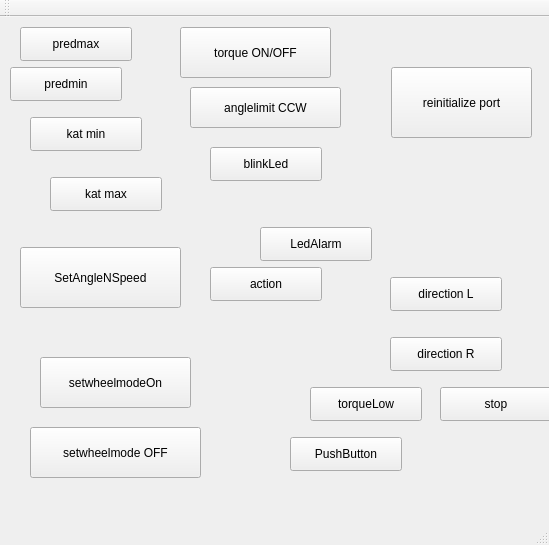
<?xml version="1.0" encoding="UTF-8"?>
<ui version="4.0">
 <class>MainWindow</class>
 <widget class="QMainWindow" name="MainWindow">
  <property name="geometry">
   <rect>
    <x>0</x>
    <y>0</y>
    <width>549</width>
    <height>545</height>
   </rect>
  </property>
  <property name="windowTitle">
   <string>MainWindow</string>
  </property>
  <widget class="QWidget" name="centralWidget">
   <widget class="QPushButton" name="pushButtonVMax">
    <property name="geometry">
     <rect>
      <x>20</x>
      <y>10</y>
      <width>112</width>
      <height>34</height>
     </rect>
    </property>
    <property name="text">
     <string>predmax</string>
    </property>
   </widget>
   <widget class="QPushButton" name="pushButtonVmin">
    <property name="geometry">
     <rect>
      <x>10</x>
      <y>50</y>
      <width>112</width>
      <height>34</height>
     </rect>
    </property>
    <property name="text">
     <string>predmin</string>
    </property>
   </widget>
   <widget class="QPushButton" name="pushButtonAngleMIN">
    <property name="geometry">
     <rect>
      <x>30</x>
      <y>100</y>
      <width>112</width>
      <height>34</height>
     </rect>
    </property>
    <property name="text">
     <string>kat min</string>
    </property>
   </widget>
   <widget class="QPushButton" name="pushButtonAngleMax">
    <property name="geometry">
     <rect>
      <x>50</x>
      <y>160</y>
      <width>112</width>
      <height>34</height>
     </rect>
    </property>
    <property name="text">
     <string>kat max</string>
    </property>
   </widget>
   <widget class="QPushButton" name="pushButton_torque">
    <property name="geometry">
     <rect>
      <x>180</x>
      <y>10</y>
      <width>151</width>
      <height>51</height>
     </rect>
    </property>
    <property name="text">
     <string>torque ON/OFF</string>
    </property>
   </widget>
   <widget class="QPushButton" name="pushButton_ccwwanglelimit">
    <property name="geometry">
     <rect>
      <x>190</x>
      <y>70</y>
      <width>151</width>
      <height>41</height>
     </rect>
    </property>
    <property name="text">
     <string>anglelimit CCW</string>
    </property>
   </widget>
   <widget class="QPushButton" name="pushButton_blinkLed">
    <property name="geometry">
     <rect>
      <x>210</x>
      <y>130</y>
      <width>112</width>
      <height>34</height>
     </rect>
    </property>
    <property name="text">
     <string>blinkLed</string>
    </property>
   </widget>
   <widget class="QPushButton" name="pushButtonAngleNSpeed">
    <property name="geometry">
     <rect>
      <x>20</x>
      <y>230</y>
      <width>161</width>
      <height>61</height>
     </rect>
    </property>
    <property name="text">
     <string>SetAngleNSpeed</string>
    </property>
   </widget>
   <widget class="QPushButton" name="pushButton_action">
    <property name="geometry">
     <rect>
      <x>210</x>
      <y>250</y>
      <width>112</width>
      <height>34</height>
     </rect>
    </property>
    <property name="text">
     <string>action</string>
    </property>
   </widget>
   <widget class="QPushButton" name="pushButton">
    <property name="geometry">
     <rect>
      <x>260</x>
      <y>210</y>
      <width>112</width>
      <height>34</height>
     </rect>
    </property>
    <property name="text">
     <string>LedAlarm</string>
    </property>
   </widget>
   <widget class="QPushButton" name="pushButton_wheelmode">
    <property name="geometry">
     <rect>
      <x>40</x>
      <y>340</y>
      <width>151</width>
      <height>51</height>
     </rect>
    </property>
    <property name="text">
     <string>setwheelmodeOn</string>
    </property>
   </widget>
   <widget class="QPushButton" name="pushButton_wheelmodeOFF">
    <property name="geometry">
     <rect>
      <x>30</x>
      <y>410</y>
      <width>171</width>
      <height>51</height>
     </rect>
    </property>
    <property name="text">
     <string>setwheelmode OFF</string>
    </property>
   </widget>
   <widget class="QPushButton" name="pushButton_torqueLow">
    <property name="geometry">
     <rect>
      <x>310</x>
      <y>370</y>
      <width>112</width>
      <height>34</height>
     </rect>
    </property>
    <property name="text">
     <string>torqueLow</string>
    </property>
   </widget>
   <widget class="QPushButton" name="pushButton_wheelmodeon">
    <property name="geometry">
     <rect>
      <x>290</x>
      <y>420</y>
      <width>112</width>
      <height>34</height>
     </rect>
    </property>
    <property name="text">
     <string>PushButton</string>
    </property>
   </widget>
   <widget class="QPushButton" name="pushButton_dir_L">
    <property name="geometry">
     <rect>
      <x>390</x>
      <y>260</y>
      <width>112</width>
      <height>34</height>
     </rect>
    </property>
    <property name="text">
     <string>direction L</string>
    </property>
   </widget>
   <widget class="QPushButton" name="pushButton_dir_R">
    <property name="geometry">
     <rect>
      <x>390</x>
      <y>320</y>
      <width>112</width>
      <height>34</height>
     </rect>
    </property>
    <property name="text">
     <string>direction R</string>
    </property>
   </widget>
   <widget class="QPushButton" name="pushButton_stop">
    <property name="geometry">
     <rect>
      <x>440</x>
      <y>370</y>
      <width>112</width>
      <height>34</height>
     </rect>
    </property>
    <property name="text">
     <string>stop</string>
    </property>
   </widget>
   <widget class="QPushButton" name="pushButton_reinitialize_Port">
    <property name="geometry">
     <rect>
      <x>391</x>
      <y>50</y>
      <width>141</width>
      <height>71</height>
     </rect>
    </property>
    <property name="text">
     <string>reinitialize port</string>
    </property>
   </widget>
  </widget>
  <widget class="QMenuBar" name="menuBar">
   <property name="geometry">
    <rect>
     <x>0</x>
     <y>0</y>
     <width>549</width>
     <height>31</height>
    </rect>
   </property>
  </widget>
  <widget class="QToolBar" name="mainToolBar">
   <attribute name="toolBarArea">
    <enum>TopToolBarArea</enum>
   </attribute>
   <attribute name="toolBarBreak">
    <bool>false</bool>
   </attribute>
  </widget>
  <widget class="QStatusBar" name="statusBar"/>
 </widget>
 <layoutdefault spacing="6" margin="11"/>
 <resources/>
 <connections/>
</ui>
